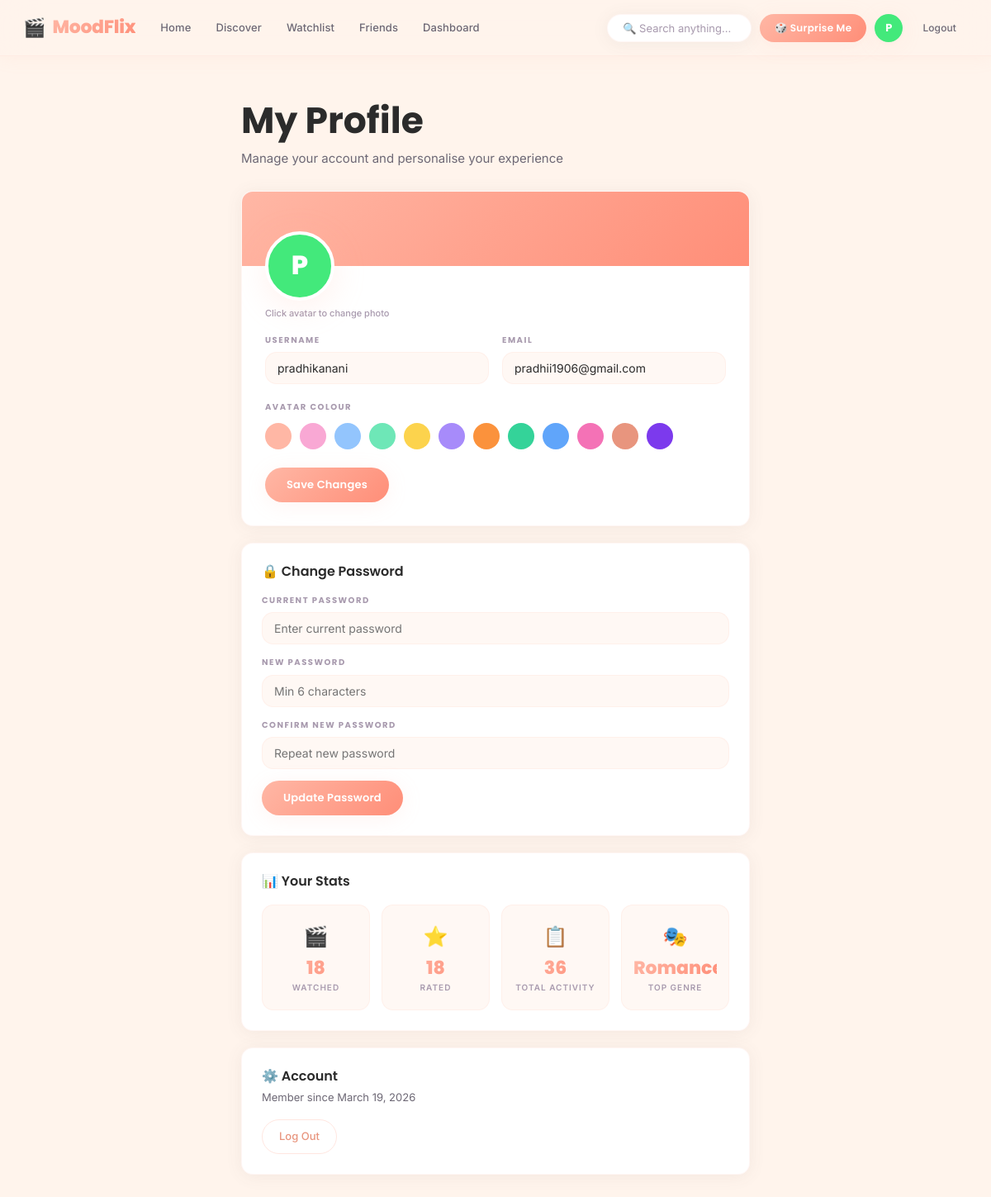
The app's page /profile (signed in) with its own data.
### models.py (models this page shows, shortened)
class User(db.Model, UserMixin):
    id = db.Column(db.Integer, primary_key=True)
    username = db.Column(db.String(80), unique=True, nullable=False)
    email = db.Column(db.String(120), unique=True, nullable=False)
    password_hash = db.Column(db.String(256), nullable=False)
    avatar_color = db.Column(db.String(20), default='#FFB7A5')
    created_at = db.Column(db.DateTime, default=datetime.utcnow)
    watchlist = db.relationship('WatchlistItem', backref='user', lazy=True, cascade='all, delete-orphan')
    ratings = db.relationship('Rating', backref='user', lazy=True, cascade='all, delete-orphan')
    friends = db.relationship('User', secondary=friendships,
        primaryjoin=(friendships.c.user_id == id),
        secondaryjoin=(friendships.c.friend_id == id),
        lazy='dynamic')

### routes/main.py (the view)
@main_bp.route('/profile')
@login_required
def profile():
    return render_template('profile.html')

### models.py (called while the page is built)
@login_manager.user_loader
def load_user(user_id):
    return User.query.get(int(user_id))

### templates/profile.html (shortened to what this page needs)
{% extends "base.html" %}
{% block content %}
<div class="page container" style="max-width:680px">
  <div class="page-hdr">
    <h1>My Profile</h1>
    <p>Manage your account and personalise your experience</p>
  </div>
  <div style="background:var(--sur);border-radius:var(--r);border:1.5px solid var(--bdr2);box-shadow:var(--sh-card);overflow:hidden;margin-bottom:20px">
    <div style="height:90px;background:var(--grad);position:relative"></div>
    <div style="padding:0 28px 28px;position:relative">
      <div id="avatarCircle"
        style="width:84px;height:84px;border-radius:50%;background:{{ current_user.avatar_color }};display:flex;align-items:center;justify-content:center;font-family:'Poppins',sans-serif;font-weight:800;font-size:32px;color:#fff;border:4px solid var(--sur);margin-top:-42px;cursor:pointer;position:relative;box-shadow:var(--sh-md);transition:all 0.2s"
        onclick="document.getElementById('pfpInput').click()"
        title="Click to change profile picture">
        <span id="avatarInitial">{{ current_user.username[0].upper() }}</span>
      </div>
      <p style="font-size:11px;color:var(--t3);margin-top:6px;font-weight:500">Click avatar to change photo</p>
      <div style="margin-top:16px;display:grid;grid-template-columns:1fr 1fr;gap:16px">
        <div>
          <label style="font-size:10px;font-weight:700;color:var(--t3);text-transform:uppercase;letter-spacing:1.5px;font-family:'Poppins',sans-serif;display:block;margin-bottom:6px">Username</label>
          <div style="display:flex;gap:8px;align-items:center">
            <input type="text" id="usernameInput" value="{{ current_user.username }}"
              style="flex:1;background:var(--sur2);border:1.5px solid var(--bdr2);border-radius:var(--r);padding:10px 14px;font-size:14px;color:var(--t);outline:none;font-family:inherit;transition:all 0.2s"
              onfocus="this.style.borderColor='var(--accent-bdr)'"
              onblur="this.style.borderColor='var(--bdr2)'">
          </div>
        </div>
        <div>
          <label style="font-size:10px;font-weight:700;color:var(--t3);text-transform:uppercase;letter-spacing:1.5px;font-family:'Poppins',sans-serif;display:block;margin-bottom:6px">Email</label>
          <input type="email" id="emailInput" value="{{ current_user.email }}"
            style="width:100%;background:var(--sur2);border:1.5px solid var(--bdr2);border-radius:var(--r);padding:10px 14px;font-size:14px;color:var(--t);outline:none;font-family:inherit;transition:all 0.2s"
            onfocus="this.style.borderColor='var(--accent-bdr)'"
            onblur="this.style.borderColor='var(--bdr2)'">
        </div>
      </div>
      <div style="margin-top:20px">
        <label style="font-size:10px;font-weight:700;color:var(--t3);text-transform:uppercase;letter-spacing:1.5px;font-family:'Poppins',sans-serif;display:block;margin-bottom:10px">Avatar Colour</label>
        <div style="display:flex;gap:10px;flex-wrap:wrap" id="colorPicker">
          {% set colors = ['#FFB7A5','#F9A8D4','#93C5FD','#6EE7B7','#FCD34D','#A78BFA','#FB923C','#34D399','#60A5FA','#F472B6','#E8957E','#7C3AED'] %}
          {% for c in colors %}
          <div onclick="pickColor('{{ c }}')"
            style="width:32px;height:32px;border-radius:50%;background:{{ c }};cursor:pointer;transition:all 0.18s;border:3px solid {% if c == current_user.avatar_color %}var(--t){% else %}transparent{% endif %}"
            id="col-{{ c|replace('#','') }}"
            title="{{ c }}">
          </div>
          {% endfor %}
        </div>
      </div>
      <div style="margin-top:22px;display:flex;gap:10px">
        <button class="btn-primary" onclick="saveProfile()">Save Changes</button>
      </div>
    </div>
  </div>
  <div style="background:var(--sur);border-radius:var(--r);border:1.5px solid var(--bdr2);box-shadow:var(--sh-card);padding:24px;margin-bottom:20px">
    <h3 style="margin-bottom:18px;font-size:16px">🔒 Change Password</h3>
    <div style="display:flex;flex-direction:column;gap:14px">
      <div>
        <label style="font-size:10px;font-weight:700;color:var(--t3);text-transform:uppercase;letter-spacing:1.5px;font-family:'Poppins',sans-serif;display:block;margin-bottom:6px">Current Password</label>
        <input type="password" id="currentPw" placeholder="Enter current password"
          style="width:100%;background:var(--sur2);border:1.5px solid var(--bdr2);border-radius:var(--r);padding:10px 14px;font-size:14px;color:var(--t);outline:none;font-family:inherit;transition:all 0.2s"
          onfocus="this.style.borderColor='var(--accent-bdr)'"
          onblur="this.style.borderColor='var(--bdr2)'">
      </div>
      <div>
        <label style="font-size:10px;font-weight:700;color:var(--t3);text-transform:uppercase;letter-spacing:1.5px;font-family:'Poppins',sans-serif;display:block;margin-bottom:6px">New Password</label>
        <input type="password" id="newPw" placeholder="Min 6 characters"
          style="width:100%;background:var(--sur2);border:1.5px solid var(--bdr2);border-radius:var(--r);padding:10px 14px;font-size:14px;color:var(--t);outline:none;font-family:inherit;transition:all 0.2s"
          onfocus="this.style.borderColor='var(--accent-bdr)'"
          onblur="this.style.borderColor='var(--bdr2)'">
      </div>
      <div>
        <label style="font-size:10px;font-weight:700;color:var(--t3);text-transform:uppercase;letter-spacing:1.5px;font-family:'Poppins',sans-serif;display:block;margin-bottom:6px">Confirm New Password</label>
        <input type="password" id="confirmPw" placeholder="Repeat new password"
          style="width:100%;background:var(--sur2);border:1.5px solid var(--bdr2);border-radius:var(--r);padding:10px 14px;font-size:14px;color:var(--t);outline:none;font-family:inherit;transition:all 0.2s"
          onfocus="this.style.borderColor='var(--accent-bdr)'"
          onblur="this.style.borderColor='var(--bdr2)'">
      </div>
      <div style="display:flex;gap:10px;align-items:center">
        <button class="btn-primary" onclick="changePassword()">Update Password</button>
      </div>
    </div>
  </div>
  <div style="background:var(--sur);border-radius:var(--r);border:1.5px solid var(--bdr2);box-shadow:var(--sh-card);padding:24px;margin-bottom:20px">
    <h3 style="margin-bottom:18px;font-size:16px">📊 Your Stats</h3>
    <div style="display:grid;grid-template-columns:repeat(auto-fill,minmax(130px,1fr));gap:14px" id="statsGrid">
    </div>
  </div>
  <div style="background:var(--sur);border-radius:var(--r);border:1.5px solid var(--bdr2);box-shadow:var(--sh-card);padding:24px">
    <h3 style="margin-bottom:6px;font-size:16px">⚙️ Account</h3>
    <p style="font-size:13px;margin-bottom:16px">Member since {{ current_user.created_at.strftime('%B %d, %Y') }}</p>
    <div style="display:flex;gap:10px;flex-wrap:wrap">
      <a href="{{ url_for('auth.logout') }}" class="btn-ghost" style="font-size:13px;padding:9px 20px">Log Out</a>
    </div>
  </div>
</div>
{% endblock %}

### templates/base.html (shortened to what this page needs)
<!DOCTYPE html>
<html lang="en">
<head>
<link rel="stylesheet" href="{{ url_for('static', filename='css/main.css') }}">
</head>
<body>
<nav class="navbar">
  <div class="nav-inner">
    <a href="{{ url_for('main.home') }}" class="nav-logo">
      <span class="nav-logo-icon">🎬</span>
      <span class="nav-logo-text">MoodFlix</span>
    </a>
    <div class="nav-links">
      <a href="{{ url_for('main.home') }}" class="nav-link {% if request.endpoint=='main.home' %}active{% endif %}">Home</a>
      <a href="{{ url_for('main.discover') }}" class="nav-link {% if request.endpoint=='main.discover' %}active{% endif %}">Discover</a>
      <a href="{{ url_for('main.watchlist') }}" class="nav-link {% if request.endpoint=='main.watchlist' %}active{% endif %}">Watchlist</a>
      <a href="{{ url_for('main.friends') }}" class="nav-link {% if request.endpoint=='main.friends' %}active{% endif %}">Friends</a>
      <a href="{{ url_for('main.dashboard') }}" class="nav-link {% if request.endpoint=='main.dashboard' %}active{% endif %}">Dashboard</a>
    </div>
    <div class="nav-right">
      <div class="nav-search-wrap">
        <input type="text" id="globalSearch" placeholder="🔍 Search anything..." autocomplete="off">
      </div>
      <button class="btn-surprise" onclick="surpriseMe()">🎲 Surprise Me</button>
      <a href="{{ url_for('main.profile') }}" class="nav-avatar" style="background:{{ current_user.avatar_color }};text-decoration:none;cursor:pointer" title="My Profile">{{ current_user.username[0].upper() }}</a>
      <a href="{{ url_for('auth.logout') }}" class="nav-link" style="font-size:12px">Logout</a>
    </div>
  </div>
</nav>
<main>{% block content %}{% endblock %}</main>
</body>
</html>

### static/css/main.css (style rules this page uses)
*,*::before,*::after { box-sizing:border-box;margin:0;padding:0 }
html { scroll-behavior:smooth }
body { font-family:'Inter',sans-serif;background:#FFF4EC;color:#2B2B2B;min-height:100vh;line-height:1.65;overflow-x:hidden }
:root { --peach:#FFB7A5;--peach2:#FFDCCC;--peach3:#FDE2E4;--peach4:#FFF0E8; --peach-dark:#E8957E;--peach-deep:#D4705A; --accent:#FFB7A5;--accent-dim:rgba(255,183,165,0.15);--accent-bdr:rgba(255,183,165,0.35); --bg:#FFF4EC;--bg2:#FFF8F4;--bg3:#FFFAF7;--bg4:#FEF6F0; --sur:#FFFFFF;--sur2:#FFF8F4;--sur3:#FFF2EA;--sur4:#FFE8D8; --bdr:rgba(255,183,165,0.2);--bdr2:rgba(255,183,165,0.12);--bdr3:rgba(255,183,165,0.3); --t:#2B2B2B;--t2:#6D6875;--t3:#A89AAE; --grad:linear-gradient(135deg,#FFB7A5 0%,#FF8E78 100%); --grad2:linear-gradient(135deg,#FFDCCC 0%,#FFB7A5 100%); --grad-soft:linear-gradient(135deg,#FFF0E8 0%,#FFE4D8 100%); --sh:0 4px 24px rgba(255,183,165,0.15); --sh-md:0 8px 40px rgba(255,183,165,0.2); --sh-lg:0 16px 64px rgba(255,183,165,0.25); --sh-card:0 2px 20px rgba(107,90,93,0.08); --r:14px;--rs:10px;--rl:22px;--nav-h:68px; }
h1,h2,h3,h4 { font-family:'Poppins',sans-serif;line-height:1.2;font-weight:700 }
h1 { font-size:clamp(26px,4vw,44px) }
h3 { font-size:18px;font-weight:600 }
p { color:var(--t2);font-weight:400 }
.container { max-width:1240px;margin:0 auto;padding:0 32px }
.page { padding-bottom:80px }
.navbar { position:sticky;top:0;z-index:300;height:var(--nav-h);background:rgba(255,244,236,0.92);backdrop-filter:blur(24px);border-bottom:1px solid var(--bdr2);box-shadow:0 2px 20px rgba(255,183,165,0.1) }
.nav-inner { max-width:1340px;margin:0 auto;padding:0 28px;height:100%;display:flex;align-items:center;gap:16px }
.nav-logo { text-decoration:none;display:flex;align-items:center;gap:8px;flex-shrink:0 }
.nav-logo-text { font-family:'Poppins',sans-serif;font-size:22px;font-weight:800;background:var(--grad);-webkit-background-clip:text;-webkit-text-fill-color:transparent;background-clip:text;letter-spacing:-0.3px }
.nav-logo-icon { font-size:22px }
.nav-links { display:flex;gap:2px;flex:1 }
.nav-link { text-decoration:none;color:var(--t2);font-weight:500;font-size:13px;padding:7px 14px;border-radius:50px;transition:all 0.2s;border:none;background:none;cursor:pointer;font-family:inherit;letter-spacing:0.1px }
.nav-right { display:flex;align-items:center;gap:10px;margin-left:auto }
.nav-avatar { width:34px;height:34px;border-radius:50%;color:#fff;font-weight:700;font-size:13px;font-family:'Poppins',sans-serif;display:flex;align-items:center;justify-content:center;flex-shrink:0;box-shadow:var(--sh) }
.btn-surprise { background:var(--grad);color:#fff;border:none;padding:8px 18px;border-radius:50px;font-weight:600;font-size:12px;cursor:pointer;font-family:'Poppins',sans-serif;transition:all 0.2s;letter-spacing:0.3px;box-shadow:var(--sh) }
.nav-search-wrap { position:relative }
.nav-search-wrap input { background:var(--sur);border:1.5px solid var(--bdr2);border-radius:50px;padding:8px 18px;font-size:13px;width:175px;outline:none;font-family:inherit;color:var(--t);transition:all 0.25s;box-shadow:var(--sh-card) }
.nav-search-wrap input::placeholder { color:var(--t3) }
.btn-primary { background:var(--grad);color:#fff;border:none;padding:11px 26px;border-radius:50px;font-weight:600;font-size:13px;cursor:pointer;transition:all 0.22s;text-decoration:none;display:inline-flex;align-items:center;gap:7px;font-family:'Poppins',sans-serif;box-shadow:var(--sh);white-space:nowrap;letter-spacing:0.2px }
.btn-ghost { background:transparent;color:var(--peach-dark);border:1.5px solid var(--accent-bdr);padding:10px 22px;border-radius:50px;font-weight:500;font-size:13px;cursor:pointer;transition:all 0.2s;font-family:inherit;text-decoration:none;display:inline-flex;align-items:center }
.page-hdr { padding:52px 0 26px }
.page-hdr h1 { margin-bottom:7px }
.page-hdr p { font-size:15px;font-weight:400 }

### records on screen
User: username "P", username "pradhikanani", email "pradhii1906@gmail.com", created_at "March 19, 2026"
